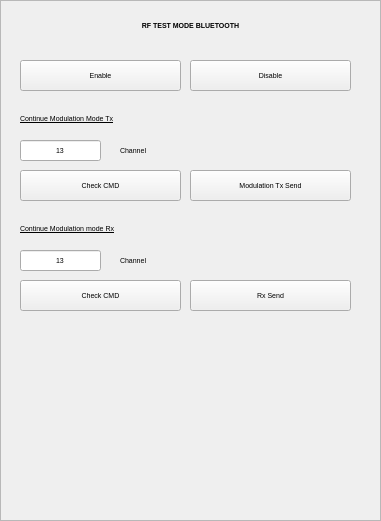
  <widget class="QFrame" name="rfbt_frame">
   <property name="geometry">
    <rect>
     <x>250</x>
     <y>10</y>
     <width>381</width>
     <height>521</height>
    </rect>
   </property>
   <property name="font">
    <font>
     <pointsize>5</pointsize>
    </font>
   </property>
   <property name="autoFillBackground">
    <bool>true</bool>
   </property>
   <property name="frameShape">
    <enum>QFrame::StyledPanel</enum>
   </property>
   <property name="frameShadow">
    <enum>QFrame::Plain</enum>
   </property>
   <widget class="QLabel" name="label_30">
    <property name="geometry">
     <rect>
      <x>0</x>
      <y>10</y>
      <width>381</width>
      <height>31</height>
     </rect>
    </property>
    <property name="font">
     <font>
      <pointsize>5</pointsize>
      <weight>75</weight>
      <bold>true</bold>
     </font>
    </property>
    <property name="layoutDirection">
     <enum>Qt::LeftToRight</enum>
    </property>
    <property name="text">
     <string>RF TEST MODE BLUETOOTH</string>
    </property>
    <property name="alignment">
     <set>Qt::AlignCenter</set>
    </property>
   </widget>
   <widget class="QLabel" name="label_31">
    <property name="geometry">
     <rect>
      <x>20</x>
      <y>110</y>
      <width>331</width>
      <height>16</height>
     </rect>
    </property>
    <property name="font">
     <font>
      <pointsize>5</pointsize>
      <underline>true</underline>
     </font>
    </property>
    <property name="text">
     <string>Continue Modulation Mode Tx</string>
    </property>
   </widget>
   <widget class="QLabel" name="label_35">
    <property name="geometry">
     <rect>
      <x>120</x>
      <y>140</y>
      <width>231</width>
      <height>21</height>
     </rect>
    </property>
    <property name="font">
     <font>
      <pointsize>5</pointsize>
     </font>
    </property>
    <property name="text">
     <string>Channel</string>
    </property>
   </widget>
   <widget class="QLineEdit" name="rfbt_txchannel">
    <property name="geometry">
     <rect>
      <x>20</x>
      <y>140</y>
      <width>81</width>
      <height>21</height>
     </rect>
    </property>
    <property name="font">
     <font>
      <pointsize>5</pointsize>
     </font>
    </property>
    <property name="text">
     <string>13</string>
    </property>
    <property name="alignment">
     <set>Qt::AlignCenter</set>
    </property>
   </widget>
   <widget class="QPushButton" name="rfbt_txsend">
    <property name="geometry">
     <rect>
      <x>190</x>
      <y>170</y>
      <width>161</width>
      <height>31</height>
     </rect>
    </property>
    <property name="font">
     <font>
      <pointsize>5</pointsize>
     </font>
    </property>
    <property name="text">
     <string>Modulation Tx Send</string>
    </property>
   </widget>
   <widget class="QLineEdit" name="rfbt_rxchannel">
    <property name="geometry">
     <rect>
      <x>20</x>
      <y>250</y>
      <width>81</width>
      <height>21</height>
     </rect>
    </property>
    <property name="font">
     <font>
      <pointsize>5</pointsize>
     </font>
    </property>
    <property name="text">
     <string>13</string>
    </property>
    <property name="alignment">
     <set>Qt::AlignCenter</set>
    </property>
   </widget>
   <widget class="QPushButton" name="rfbt_rxsend">
    <property name="geometry">
     <rect>
      <x>190</x>
      <y>280</y>
      <width>161</width>
      <height>31</height>
     </rect>
    </property>
    <property name="font">
     <font>
      <pointsize>5</pointsize>
     </font>
    </property>
    <property name="text">
     <string>Rx Send</string>
    </property>
   </widget>
   <widget class="QLabel" name="label_37">
    <property name="geometry">
     <rect>
      <x>20</x>
      <y>220</y>
      <width>331</width>
      <height>16</height>
     </rect>
    </property>
    <property name="font">
     <font>
      <pointsize>5</pointsize>
      <underline>true</underline>
     </font>
    </property>
    <property name="text">
     <string>Continue Modulation mode Rx</string>
    </property>
   </widget>
   <widget class="QLabel" name="label_38">
    <property name="geometry">
     <rect>
      <x>120</x>
      <y>250</y>
      <width>231</width>
      <height>21</height>
     </rect>
    </property>
    <property name="font">
     <font>
      <pointsize>5</pointsize>
     </font>
    </property>
    <property name="text">
     <string>Channel</string>
    </property>
   </widget>
   <widget class="QPushButton" name="rfbt_enable">
    <property name="geometry">
     <rect>
      <x>20</x>
      <y>60</y>
      <width>161</width>
      <height>31</height>
     </rect>
    </property>
    <property name="font">
     <font>
      <pointsize>5</pointsize>
     </font>
    </property>
    <property name="text">
     <string>Enable</string>
    </property>
   </widget>
   <widget class="QPushButton" name="rfbt_disable">
    <property name="geometry">
     <rect>
      <x>190</x>
      <y>60</y>
      <width>161</width>
      <height>31</height>
     </rect>
    </property>
    <property name="font">
     <font>
      <pointsize>5</pointsize>
     </font>
    </property>
    <property name="text">
     <string>Disable</string>
    </property>
   </widget>
   <widget class="QPushButton" name="rfbt_txcmd">
    <property name="geometry">
     <rect>
      <x>20</x>
      <y>170</y>
      <width>161</width>
      <height>31</height>
     </rect>
    </property>
    <property name="font">
     <font>
      <pointsize>5</pointsize>
     </font>
    </property>
    <property name="text">
     <string>Check CMD</string>
    </property>
   </widget>
   <widget class="QPushButton" name="rfbt_rxcmd">
    <property name="geometry">
     <rect>
      <x>20</x>
      <y>280</y>
      <width>161</width>
      <height>31</height>
     </rect>
    </property>
    <property name="font">
     <font>
      <pointsize>5</pointsize>
     </font>
    </property>
    <property name="text">
     <string>Check CMD</string>
    </property>
   </widget>
  </widget>
